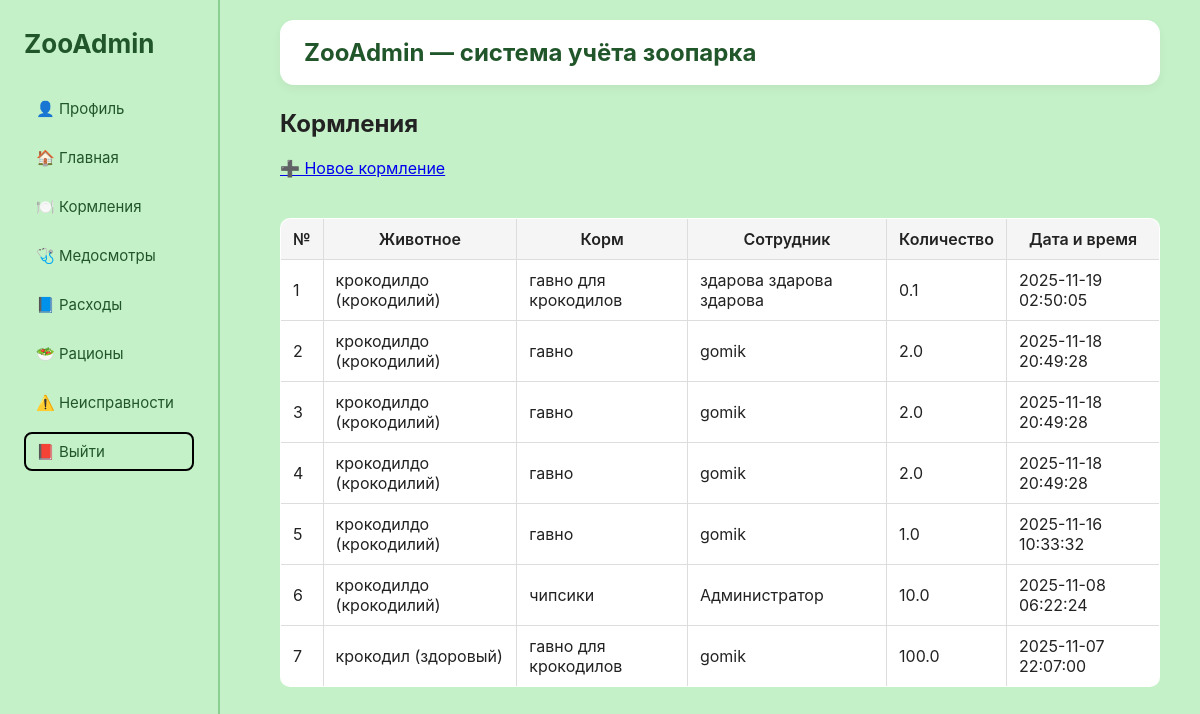
The app's page /feedings (signed in), older data.
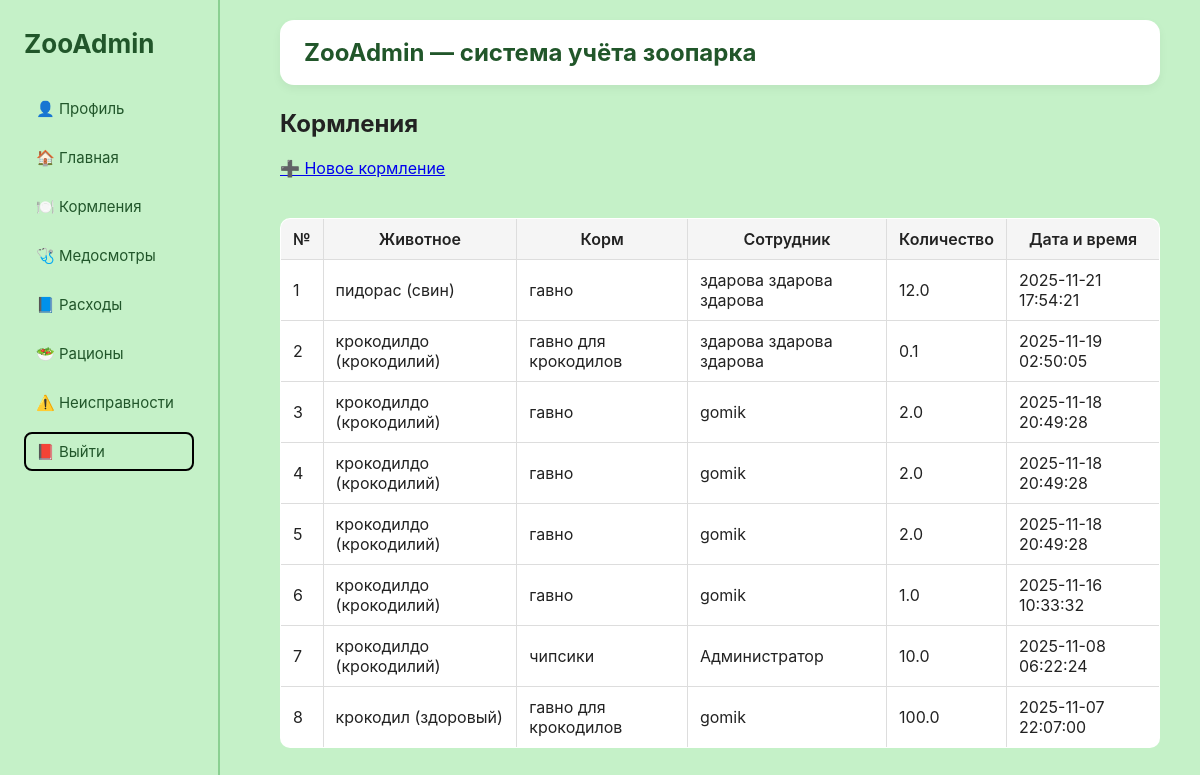
The same page, newer data.
### tables this page shows
CREATE TABLE feedings (
        id INTEGER PRIMARY KEY AUTOINCREMENT,
        animal_id INTEGER NOT NULL,
        feed_id INTEGER NOT NULL,
        employee_id INTEGER NOT NULL,
        amount REAL NOT NULL CHECK(amount >= 0),
        feeding_time TEXT DEFAULT CURRENT_TIMESTAMP,
        FOREIGN KEY (animal_id) REFERENCES animals(id),
        FOREIGN KEY (feed_id) REFERENCES feed(id),
        FOREIGN KEY (employee_id) REFERENCES employees(id)
    );

CREATE TABLE feed (
        id INTEGER PRIMARY KEY AUTOINCREMENT,
        name TEXT NOT NULL,
        type TEXT CHECK(type IN ('Влажный', 'Сухой', 'Комбикорм')) DEFAULT 'Сухой',
        unit TEXT DEFAULT 'кг',
        quantity REAL DEFAULT 0
    );

CREATE TABLE employees (
        id INTEGER PRIMARY KEY AUTOINCREMENT,
        full_name TEXT NOT NULL,
        username TEXT UNIQUE NOT NULL,
        password TEXT NOT NULL,
        phone TEXT,
        role TEXT DEFAULT 'zootechnician', -- роли: manager, director, zootechnician, admin
        status TEXT DEFAULT 'active'
    );

### routers/feedings.py (the view)
@router.get("/feedings", response_class=HTMLResponse)
@role_required(["admin", "zootechnician"])
async def feedings_list(request: Request):
    conn = get_connection()
    cursor = conn.cursor()
    cursor.execute("""
        SELECT
            f.id,
            a.name || ' (' || a.species || ')' AS animal_full,
            fd.name AS feed_name,
            e.full_name AS employee_name,
            f.amount,
            f.feeding_time
        FROM feedings f
        JOIN animals a ON f.animal_id = a.id
        JOIN feed fd ON f.feed_id = fd.id
        JOIN employees e ON f.employee_id = e.id
        ORDER BY f.id DESC
    """)
    feedings = cursor.fetchall()
    conn.close()
    return templates.TemplateResponse("feedings.html", {"request": request, "feedings": feedings})

### templates/feedings.html
{% extends "base.html" %}
{% block content %}
<h2>Кормления</h2>
<a href="/feedings/add">➕ Новое кормление</a><br><br>
<table border="1" cellpadding="8">
<tr>
    <th>№</th>
    <th>Животное</th>
    <th>Корм</th>
    <th>Сотрудник</th>
    <th>Количество</th>
    <th>Дата и время</th>
</tr>
{% for f in feedings %}
<tr>
    <td>{{ loop.index }}</td>
    <td>{{ f.animal_full }}</td>
    <td>{{ f.feed_name }}</td>
    <td>{{ f.employee_name }}</td>
    <td>{{ f.amount }}</td>
    <td>{{ f.feeding_time }}</td>
</tr>
{% endfor %}
</table>
{% endblock %}

Row changes from the older to the newer data that the page shows:
added feedings: animal_full "пидорас (свин)", feed_name "гавно", employee_name "здарова здарова здарова", amount "12.0", feeding_time "2025-11-21 17:54:21"
